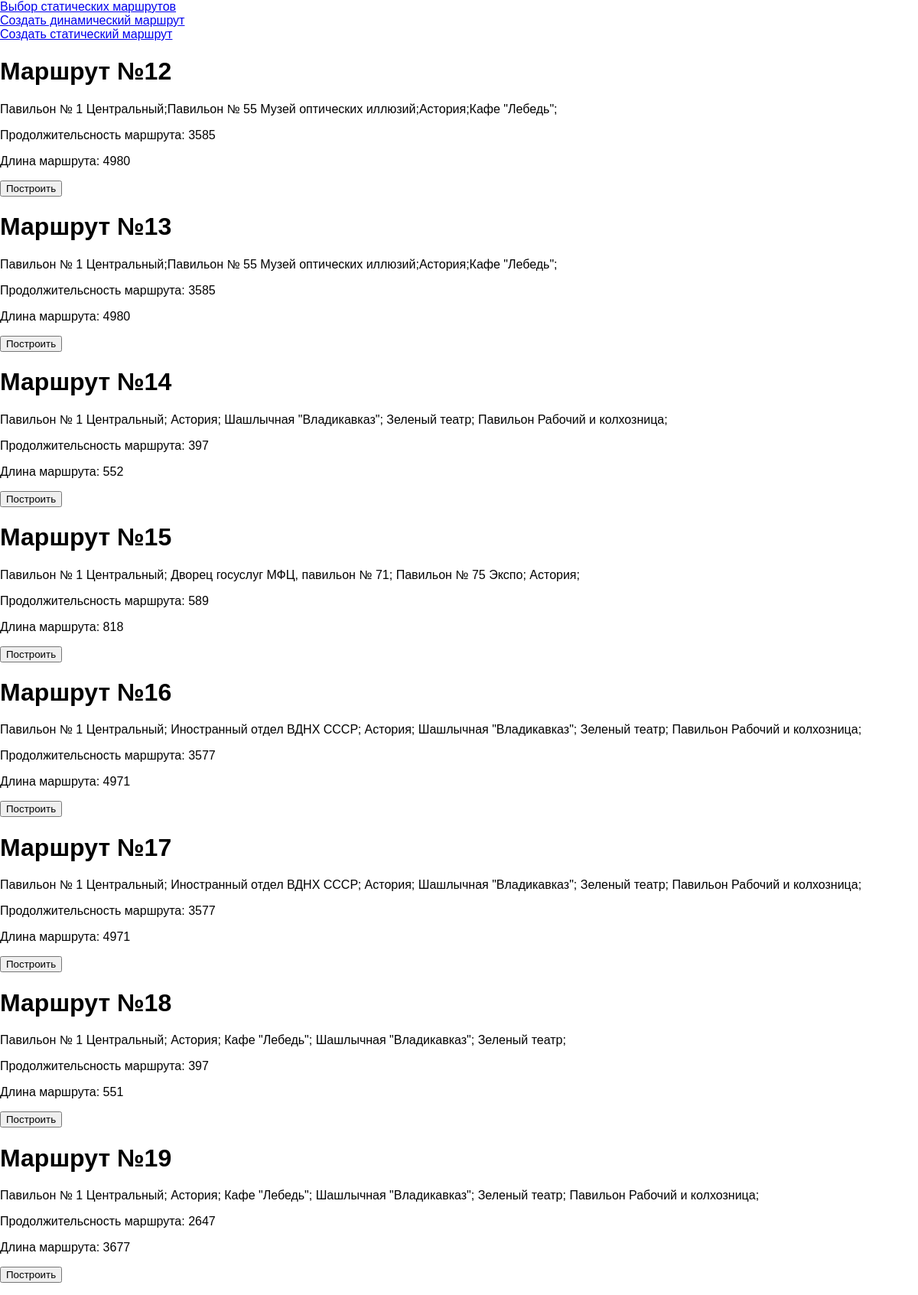
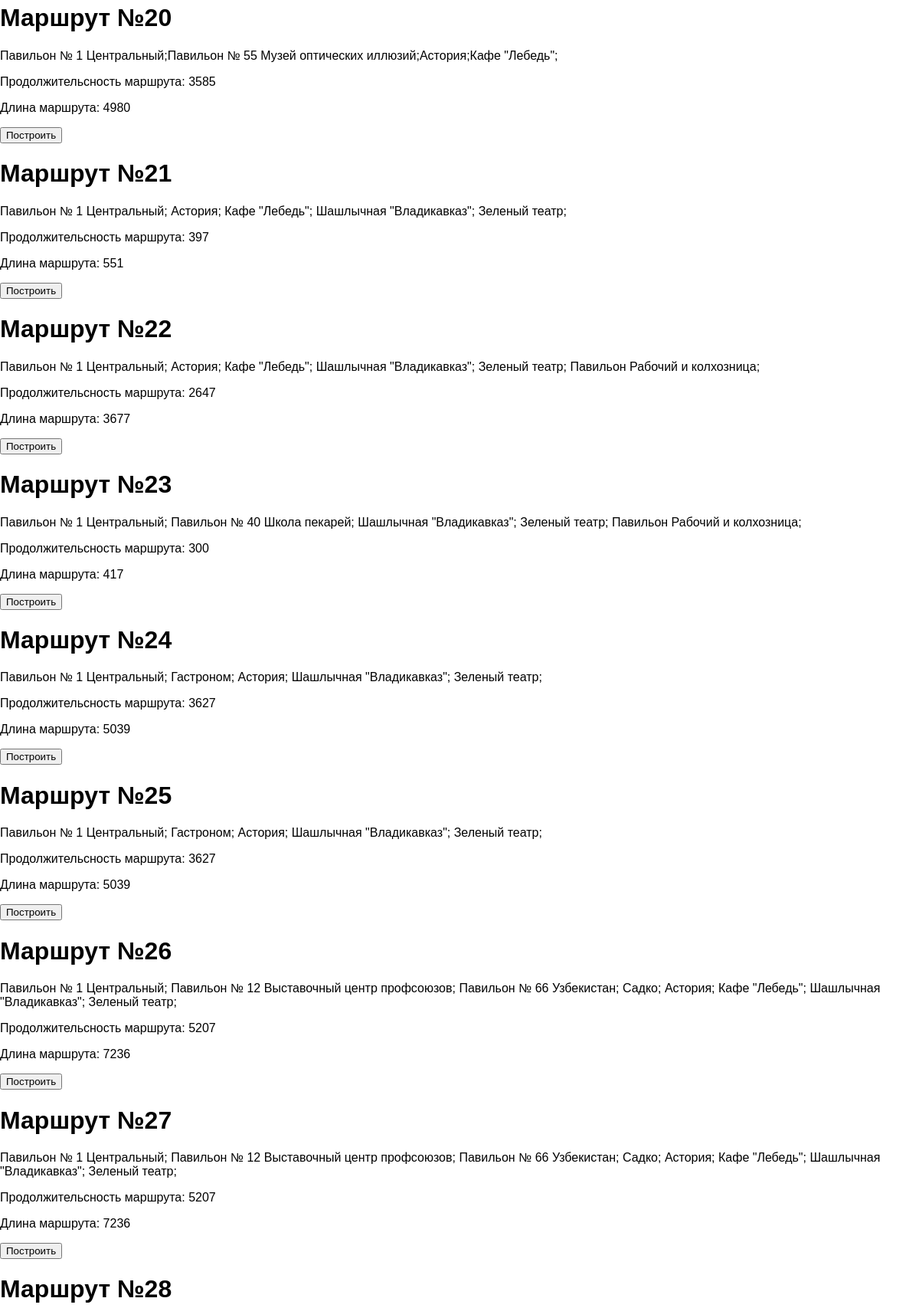
The app's page /choose/ (upper part) with its own data (2 pictures, top to bottom).
### maps/models.py (models this page shows)
class Routes(models.Model):
    address = models.TextField()
    duration = models.IntegerField(default=0)
    length = models.IntegerField(default=0)
    names = models.TextField()

### maps/views.py (the view)
# urls.py: path('choose/', choose)
def choose(request):
    data = list(Routes.objects.all())
    pointData = list(Landmarks.objects.all())
    if request.method == 'POST':
        createForm = SaveRoute(request.POST)
        if createForm.is_valid():
            a = createForm.cleaned_data['address']
            d = createForm.cleaned_data['duration']
            l = createForm.cleaned_data['length']
            n = createForm.cleaned_data['names']
            return render(request, 'answer.html/', {'points': pointData, 'address': a, 'duration': d, 'length': l, 'names': n})
    else:
        createForm = SaveRoute()
    return render(request, 'choose.html', {"data": data, 'form': createForm})

### maps/templates/choose.html (shortened to what this page needs)
{% load static %}
<!DOCTYPE html>
<html lang="en">
<head>
</head>
<body>
    <a href="{% url 'choose' %}">Выбор статических маршрутов</a> <br>
    <a href="{% url 'point' %}">Создать динамический маршрут</a> <br>
    <a href="{% url 'create' %}">Создать статический маршрут</a> <br>
    {% for p in data %}
        <div id="object={{p.id}}">
            <h1>Маршрут №{{p.id}}</h1>
            <p>{{p.names}}</p>
            <p>Продолжительсность маршрута: {{p.duration}}</p>
            <p>Длина маршрута: {{p.length}}</p>
            <button id="{{p.id}}" onclick="choose({{p.id}})">Построить</button>
            <br>
        </div>
    {% endfor %}
</body>
</html>

### maps/templates/choose.html (style rules this page uses)
html, body { width: 100%; height: 95%; padding: 0; margin: 0; font-family: Sans-Serif; }

### records on screen
Routes: id "12", names "Павильон № 1 Центральный;Павильон № 55 Музей оптических иллюзий;Астория;Кафе \"Лебедь\";", duration "3585", length "4980"
Routes: id "13", names "Павильон № 1 Центральный;Павильон № 55 Музей оптических иллюзий;Астория;Кафе \"Лебедь\";", duration "3585", length "4980"
Routes: id "14", names "Павильон № 1 Центральный; Астория; Шашлычная \"Владикавказ\"; Зеленый театр; Павильон Рабочий и колхозница;", duration "397", length "552"
Routes: id "15", names "Павильон № 1 Центральный; Дворец госуслуг МФЦ, павильон № 71; Павильон № 75 Экспо; Астория;", duration "589", length "818"
Routes: id "16", names "Павильон № 1 Центральный; Иностранный отдел ВДНХ СССР; Астория; Шашлычная \"Владикавказ\"; Зеленый театр; Павильон Рабочий и колхозница;", duration "3577", length "4971"
Routes: id "17", names "Павильон № 1 Центральный; Иностранный отдел ВДНХ СССР; Астория; Шашлычная \"Владикавказ\"; Зеленый театр; Павильон Рабочий и колхозница;", duration "3577", length "4971"
Routes: id "18", names "Павильон № 1 Центральный; Астория; Кафе \"Лебедь\"; Шашлычная \"Владикавказ\"; Зеленый театр;", duration "397", length "551"
Routes: id "19", names "Павильон № 1 Центральный; Астория; Кафе \"Лебедь\"; Шашлычная \"Владикавказ\"; Зеленый театр; Павильон Рабочий и колхозница;", duration "2647", length "3677"
Routes: id "20", names "Павильон № 1 Центральный;Павильон № 55 Музей оптических иллюзий;Астория;Кафе \"Лебедь\";", duration "3585", length "4980"
Routes: id "21", names "Павильон № 1 Центральный; Астория; Кафе \"Лебедь\"; Шашлычная \"Владикавказ\"; Зеленый театр;", duration "397", length "551"
Routes: id "22", names "Павильон № 1 Центральный; Астория; Кафе \"Лебедь\"; Шашлычная \"Владикавказ\"; Зеленый театр; Павильон Рабочий и колхозница;", duration "2647", length "3677"
Routes: id "23", names "Павильон № 1 Центральный; Павильон № 40 Школа пекарей; Шашлычная \"Владикавказ\"; Зеленый театр; Павильон Рабочий и колхозница;", duration "300", length "417"
Routes: id "24", names "Павильон № 1 Центральный; Гастроном; Астория; Шашлычная \"Владикавказ\"; Зеленый театр;", duration "3627", length "5039"
Routes: id "25", names "Павильон № 1 Центральный; Гастроном; Астория; Шашлычная \"Владикавказ\"; Зеленый театр;", duration "3627", length "5039"
Routes: id "26", names "Павильон № 1 Центральный; Павильон № 12 Выставочный центр профсоюзов; Павильон № 66 Узбекистан; Садко; Астория; Кафе \"Лебедь\"; Шашлычная \"Владикавказ\"; Зеленый театр;", duration "5207", length "7236"
Routes: id "27", names "Павильон № 1 Центральный; Павильон № 12 Выставочный центр профсоюзов; Павильон № 66 Узбекистан; Садко; Астория; Кафе \"Лебедь\"; Шашлычная \"Владикавказ\"; Зеленый театр;", duration "5207", length "7236"
Routes: id "28"
